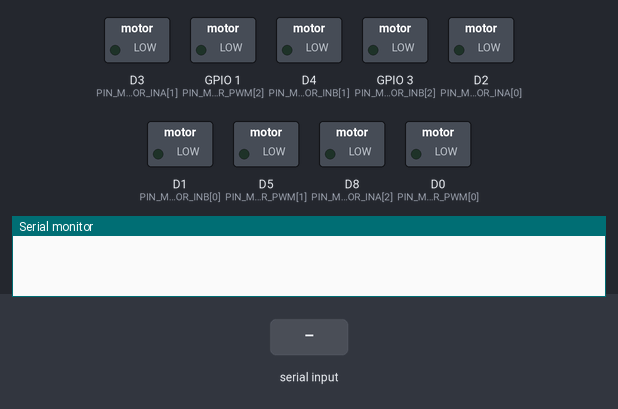
A sketch run on a simulated ESP8266 (NodeMCU). Parts: switched loads named in the sketch (green lamp = pin HIGH), the last lines printed to the serial monitor. Inputs (shaded band) come from the test bench.

Above: at 1.2 s.
1.3 s: "90,45,200\n" received over the second serial link
At 2.2 s:
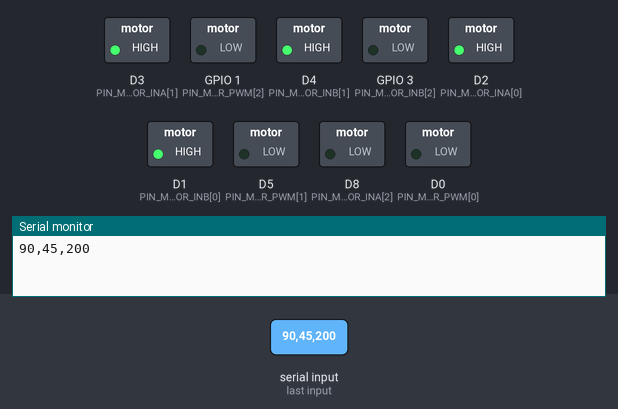
2.8 s: "5\n" received over the second serial link
At 3.6 s:
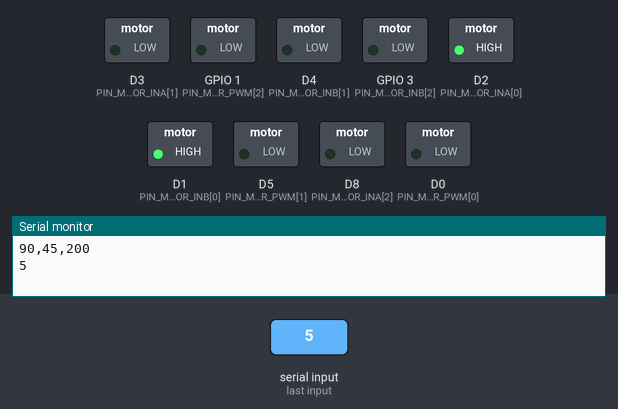
4.3 s: "1,90,45\n" received over the second serial link
At 5.5 s:
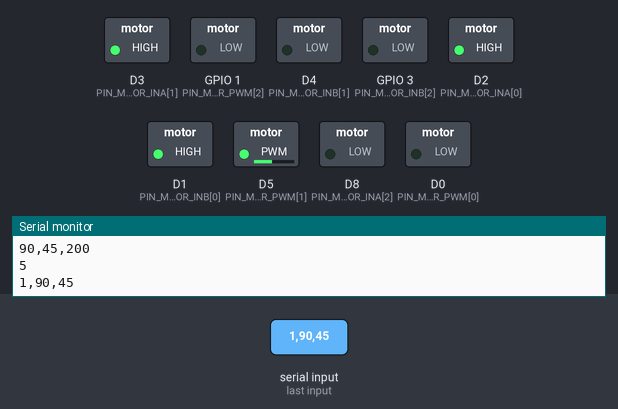
5.8 s: "90,45\n" received over the second serial link
At 7.1 s:
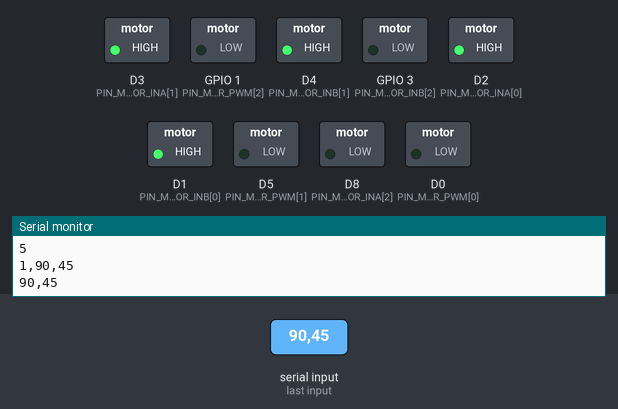
Timing chart, 0 to 8.3 s (numbered marks = the images above; inputs shaded):
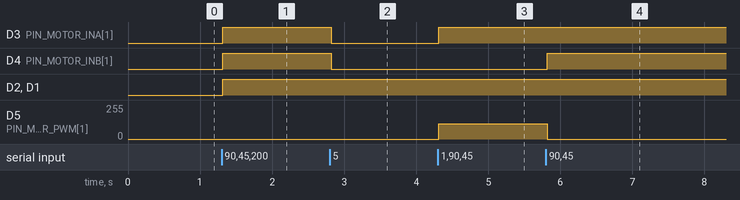

Measured:
- after the input at 1.3 s, D3 (PIN_MOTOR_INA[1]), D4 (PIN_MOTOR_INB[1]), D2 (PIN_MOTOR_INA[0]), D1 (PIN_MOTOR_INB[0]): LOW → HIGH at once
- after the input at 2.8 s, D3 (PIN_MOTOR_INA[1]), D4 (PIN_MOTOR_INB[1]): HIGH → LOW at once
- after the input at 4.3 s, D3 (PIN_MOTOR_INA[1]): LOW → HIGH at once; D5 (PIN_MOTOR_PWM[1]): 0/255 → 114/255 at once
- after the input at 5.8 s, D4 (PIN_MOTOR_INB[1]): LOW → HIGH at once; D5 (PIN_MOTOR_PWM[1]): 114/255 → 0/255 at once

The sketch:

motor_driver_rp2040.ino
```cpp
#include <Arduino.h>

const int PIN_MOTOR_INA[3] = { D2, D3, D8 };
const int PIN_MOTOR_INB[3] = { D1, D4, D9 };
const int PIN_MOTOR_PWM[3] = { D0, D5, D10 };

class Motor{
private:
  int _rotate;
  int _power;

public:
  /// @brief モーターデータの初期化をします。
  /// @param power モーター駆動パワー(0~100%)
  /// @param rotate モーター回転方向(0:順転, 1:逆転)
  void init(int power, int rotate)
  {
    this->_power = power;
    this->_rotate = rotate;
  }

  /// @brief モーター駆動パワーを取得します。
  /// @return モーター駆動パワー(0-100%)
  int get_power()
  {
    return this->_power;
  }

  /// @brief モーター回転方向を取得します。
  /// @return モーター回転方向(0:順転, 1:逆転)
  int get_rotate()
  {
    return this->_rotate;
  }
};

Motor motors[3];

void get_motor_data()
{
  String data = "aaa";

  while(Serial1.available() > 0)
  {
    data = Serial1.readString();
  }

  if(data[0] != 'a')
  {
    Serial.println(data);
    int motora_rotate = ( (String)data[0]).toInt();
    int motorb_rotate = ( (String)data[4]).toInt();
    int motorc_rotate = ( (String)data[8]).toInt();

    int motora_power = (((String)data[1] + (String)data[2] + (String)data[3])).toInt();
    int motorb_power = (((String)data[5] + (String)data[6] + (String)data[7])).toInt();
    int motorc_power = (((String)data[9] + (String)data[10] + (String)data[11])).toInt();

    motors[0].init(motora_power, motora_rotate);
    motors[1].init(motorb_power, motorb_rotate);
    motors[2].init(motorc_power, motorc_rotate);
  }
}

void setup() {
  motors[0].init(0, 0);
  motors[1].init(0, 0);
  motors[2].init(0, 0);

  pinMode(D1, OUTPUT);
  pinMode(D2, OUTPUT);

  pinMode(D3, OUTPUT);
  pinMode(D4, OUTPUT);

  pinMode(D8, OUTPUT);
  pinMode(D9, OUTPUT);

  analogWriteFreq(5000);
  analogWriteRange(1023);

  Serial.begin(9600);

  Serial1.begin(115200);
  Serial1.setTimeout(10);

}

void loop() {
  get_motor_data();

  //3つのモーターに対して処理
  for(int i = 0; i < 3; i++)
  {
    if(motors[i].get_rotate() == 0)
    {
      if(motors[i].get_power() == 0)
      {
        digitalWrite(PIN_MOTOR_INA[i], LOW);
        digitalWrite(PIN_MOTOR_INB[i], LOW);
        analogWrite(PIN_MOTOR_PWM[i], 0);
      }
      else
      {
        digitalWrite(PIN_MOTOR_INA[i], HIGH);
        digitalWrite(PIN_MOTOR_INB[i], LOW);
        analogWrite(PIN_MOTOR_PWM[i], (int)((motors[i].get_power()) / 100.0 * 1023.0));
      }
    }
    else
    {
      if(motors[i].get_power() == 0)
      {
        digitalWrite(PIN_MOTOR_INA[i], HIGH);
        digitalWrite(PIN_MOTOR_INB[i], HIGH);
        analogWrite(PIN_MOTOR_PWM[i], 0);
      }
      else
      {
        digitalWrite(PIN_MOTOR_INA[i], LOW);
        digitalWrite(PIN_MOTOR_INB[i], HIGH);
        analogWrite(PIN_MOTOR_PWM[i], (int)((motors[i].get_power()) / 100.0 * 1023.0));
      }
    }
  }

  delay(10);
}
```
